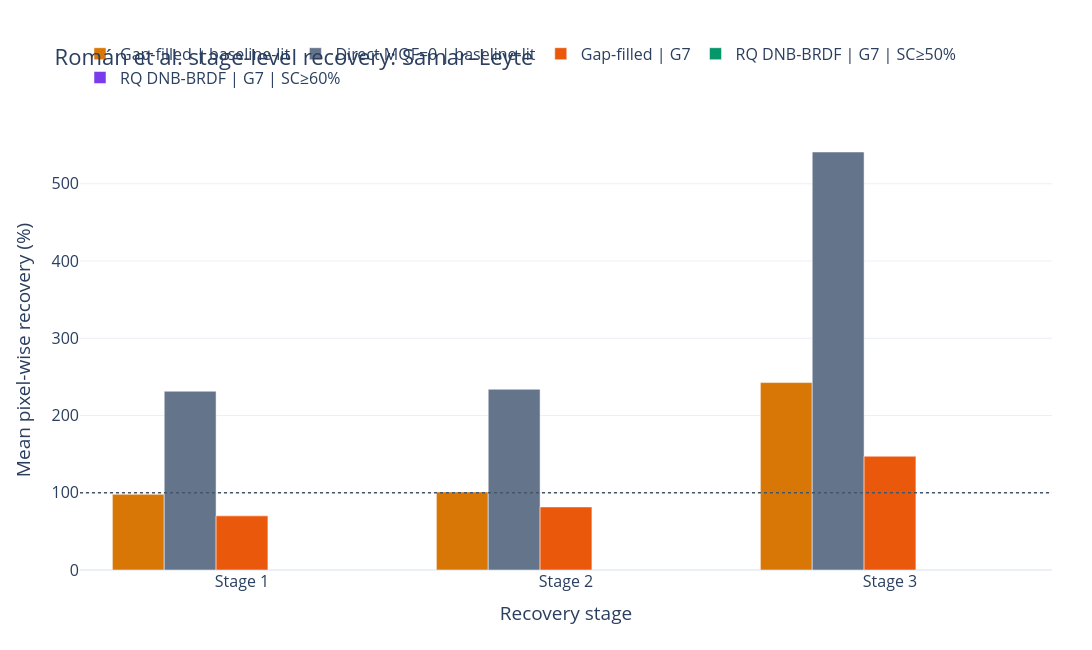

The notebook cell this image was saved under:
### Code cell
# ============================================================
# 18. STAGE-LEVEL RECOVERY
# ============================================================

roman_stage_results["signal"] = (
    pd.Categorical(
        roman_stage_results["signal"],
        categories=SIGNAL_ORDER,
        ordered=True,
    )
)

roman_stage_results["stage_label"] = (
    pd.Categorical(
        roman_stage_results[
            "stage_label"
        ],
        categories=[
            "Stage 1",
            "Stage 2",
            "Stage 3",
        ],
        ordered=True,
    )
)

fig_roman_stages = px.bar(
    roman_stage_results,
    x="stage_label",
    y="mean_recovery_pct",
    color="signal",
    barmode="group",
    color_discrete_map=SIGNAL_COLORS,
    category_orders={
        "signal": SIGNAL_ORDER,
        "stage_label": [
            "Stage 1",
            "Stage 2",
            "Stage 3",
        ],
    },
    custom_data=[
        "mean_ndwe_days",
        "composite_support_pct",
        "stage_valid_pixel_pct",
    ],
)

fig_roman_stages.update_traces(
    hovertemplate=(
        "<b>%{fullData.name}</b><br>"
        "%{x}<br>"
        "Recovery: %{y:.1f}%<br>"
        "NDWE contribution: "
        "%{customdata[0]:.1f} days<br>"
        "Composite support: "
        "%{customdata[1]:.1f}%<br>"
        "Valid pixels: "
        "%{customdata[2]:.1f}%"
        "<extra></extra>"
    )
)

fig_roman_stages.add_hline(
    y=100,
    line_width=1.5,
    line_dash="dot",
    line_color="#475569",
)

fig_roman_stages.update_layout(
    title=(
        "Román et al. stage-level "
        "recovery: Samar–Leyte"
    ),
    template=PLOT_TEMPLATE,
    paper_bgcolor="rgba(0,0,0,0)",
    width=1200,
    height=650,
    margin=dict(
        l=80,
        r=40,
        t=130,
        b=80,
    ),
    font=dict(size=16),
    legend=dict(
        title=None,
        orientation="h",
        yanchor="bottom",
        y=1.08,
        xanchor="left",
        x=0,
    ),
    xaxis_title="Recovery stage",
    yaxis_title=(
        "Mean pixel-wise recovery (%)"
    ),
)

fig_roman_stages.show()

### Figure 1 — Plotly figure (JSON) as saved in the notebook; plotly's stock layout.template omitted (floating-point values rounded to 4 significant figures)
{"data": [{"alignmentgroup": "True", "customdata": [[1.193, 100.0, 100.0], [-0.6543, 100.0, 100.0], [-85.6, 100.0, 100.0]], "hovertemplate": "<b>%{fullData.name}</b><br>%{x}<br>Recovery: %{y:.1f}%<br>NDWE contribution: %{customdata[0]:.1f} days<br>Composite support: %{customdata[1]:.1f}%<br>Valid pixels: %{customdata[2]:.1f}%<extra></extra>", "legendgroup": "Gap-filled | baseline-lit", "marker": {"color": "#D97706", "pattern": {"shape": ""}}, "name": "Gap-filled | baseline-lit", "offsetgroup": "Gap-filled | baseline-lit", "orientation": "v", "showlegend": true, "textposition": "auto", "type": "bar", "x": ["Stage 1", "Stage 2", "Stage 3"], "xaxis": "x", "y": [98.01, 101.1, 242.7], "yaxis": "y"}, {"alignmentgroup": "True", "customdata": [[-78.88, 78.12, 42.04], [-80.4, 67.74, 42.04], [-264.7, 77.97, 42.04]], "hovertemplate": "<b>%{fullData.name}</b><br>%{x}<br>Recovery: %{y:.1f}%<br>NDWE contribution: %{customdata[0]:.1f} days<br>Composite support: %{customdata[1]:.1f}%<br>Valid pixels: %{customdata[2]:.1f}%<extra></extra>", "legendgroup": "Direct MQF=0 | baseline-lit", "marker": {"color": "#64748B", "pattern": {"shape": ""}}, "name": "Direct MQF=0 | baseline-lit", "offsetgroup": "Direct MQF=0 | baseline-lit", "orientation": "v", "showlegend": true, "textposition": "auto", "type": "bar", "x": ["Stage 1", "Stage 2", "Stage 3"], "xaxis": "x", "y": [231.5, 234.0, 541.2], "yaxis": "y"}, {"alignmentgroup": "True", "customdata": [[17.95, 100.0, 100.0], [11.03, 100.0, 100.0], [-28.38, 100.0, 100.0]], "hovertemplate": "<b>%{fullData.name}</b><br>%{x}<br>Recovery: %{y:.1f}%<br>NDWE contribution: %{customdata[0]:.1f} days<br>Composite support: %{customdata[1]:.1f}%<br>Valid pixels: %{customdata[2]:.1f}%<extra></extra>", "legendgroup": "Gap-filled | G7", "marker": {"color": "#EA580C", "pattern": {"shape": ""}}, "name": "Gap-filled | G7", "offsetgroup": "Gap-filled | G7", "orientation": "v", "showlegend": true, "textposition": "auto", "type": "bar", "x": ["Stage 1", "Stage 2", "Stage 3"], "xaxis": "x", "y": [70.09, 81.62, 147.3], "yaxis": "y"}, {"alignmentgroup": "True", "customdata": [[NaN, NaN, 0.0], [NaN, NaN, 0.0], [NaN, NaN, 0.0]], "hovertemplate": "<b>%{fullData.name}</b><br>%{x}<br>Recovery: %{y:.1f}%<br>NDWE contribution: %{customdata[0]:.1f} days<br>Composite support: %{customdata[1]:.1f}%<br>Valid pixels: %{customdata[2]:.1f}%<extra></extra>", "legendgroup": "RQ DNB-BRDF | G7 | SC≥50%", "marker": {"color": "#059669", "pattern": {"shape": ""}}, "name": "RQ DNB-BRDF | G7 | SC≥50%", "offsetgroup": "RQ DNB-BRDF | G7 | SC≥50%", "orientation": "v", "showlegend": true, "textposition": "auto", "type": "bar", "x": ["Stage 1", "Stage 2", "Stage 3"], "xaxis": "x", "y": [NaN, NaN, NaN], "yaxis": "y"}, {"alignmentgroup": "True", "customdata": [[NaN, NaN, 0.0], [NaN, NaN, 0.0], [NaN, NaN, 0.0]], "hovertemplate": "<b>%{fullData.name}</b><br>%{x}<br>Recovery: %{y:.1f}%<br>NDWE contribution: %{customdata[0]:.1f} days<br>Composite support: %{customdata[1]:.1f}%<br>Valid pixels: %{customdata[2]:.1f}%<extra></extra>", "legendgroup": "RQ DNB-BRDF | G7 | SC≥60%", "marker": {"color": "#7C3AED", "pattern": {"shape": ""}}, "name": "RQ DNB-BRDF | G7 | SC≥60%", "offsetgroup": "RQ DNB-BRDF | G7 | SC≥60%", "orientation": "v", "showlegend": true, "textposition": "auto", "type": "bar", "x": ["Stage 1", "Stage 2", "Stage 3"], "xaxis": "x", "y": [NaN, NaN, NaN], "yaxis": "y"}], "layout": {"barmode": "group", "font": {"size": 16}, "height": 650, "legend": {"orientation": "h", "title": {}, "tracegroupgap": 0, "x": 0, "xanchor": "left", "y": 1.08, "yanchor": "bottom"}, "margin": {"b": 80, "l": 80, "r": 40, "t": 130}, "paper_bgcolor": "rgba(0,0,0,0)", "shapes": [{"line": {"color": "#475569", "dash": "dot", "width": 1.5}, "type": "line", "x0": 0, "x1": 1, "xref": "x domain", "y0": 100, "y1": 100, "yref": "y"}], "title": {"text": "Román et al. stage-level recovery: Samar–Leyte"}, "width": 1200, "xaxis": {"anchor": "y", "categoryarray": ["Stage 1", "Stage 2", "Stage 3"], "categoryorder": "array", "domain": [0, 1], "title": {"text": "Recovery stage"}}, "yaxis": {"anchor": "x", "domain": [0, 1], "title": {"text": "Mean pixel-wise recovery (%)"}}}}
